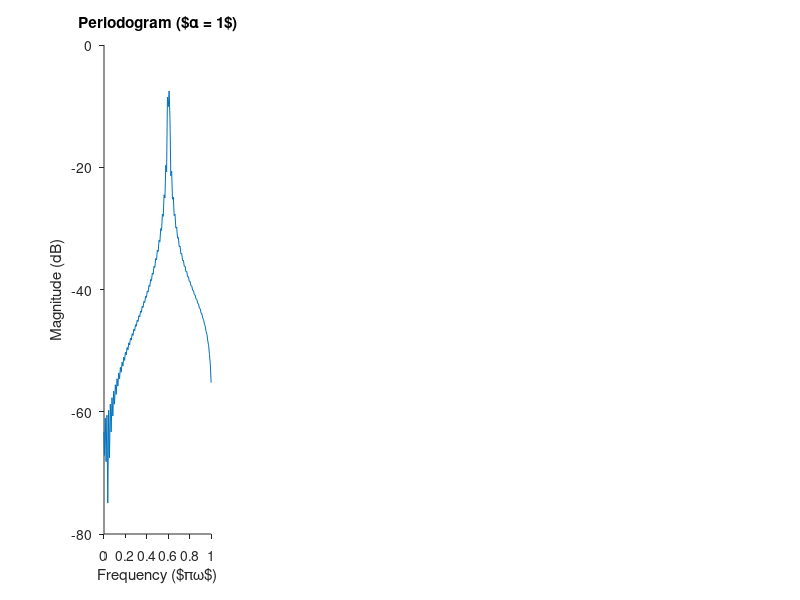

This chart was generated by the following MATLAB code: (Note: this script raises an error after producing the figure.)
clear all
close all


%%
f_0 = 0.2;
x_n = @(a_1, a_2, phi_1, phi_2, sigma2, alpha, N) a_1*sin(f_0*2*pi*(0:(N-1)) + phi_1) + ...
    a_2*sin((f_0+(alpha/N))*2*pi*(0:(N-1)) + phi_2) + sqrt(sigma2)*randn([1 N]);


N = 256;
figure;
vals = [1 3 4 7];
for alpha=1:length(vals)
    subplot(1,4,alpha);
    signal = x_n(1, 1, 0, 0, 0, vals(alpha), N) .* bartlett(N)';
    
    test = (1/N) * fft(signal);
    pdg = 10*log10(abs(test));
    plot( linspace(-1,1,length(pdg)), pdg  );
    title(sprintf('Periodogram ($\\alpha = %i$)', vals(alpha)));
    xlabel('Frequency ($\pi\omega$)')
    ylabel('Magnitude (dB)');
    xlim([0,1])
    
    set(gca,'TickDir','out');
    set(gca,'Box','off');
    set(gcf,'color','w');
    cleanfigure;
end
